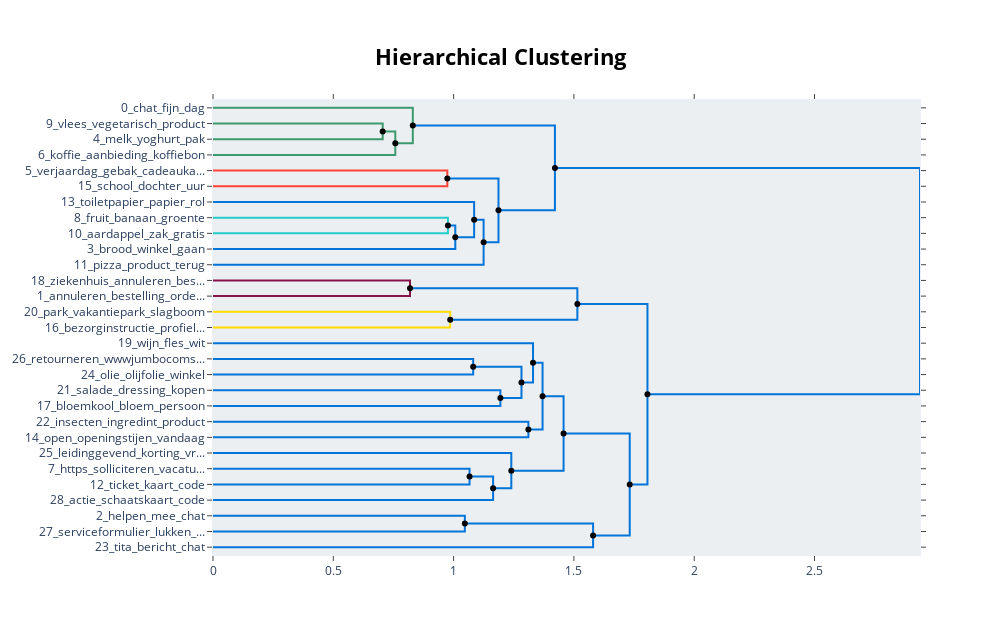

The cell this chart's notebook holds for it:
### Code cell
topic_model.visualize_hierarchy(hierarchical_topics=hierarchical_topics, top_n_topics=30)

### Figure 1 — Plotly figure (JSON) as saved in the notebook; plotly's stock layout.template omitted (floating-point values rounded to 4 significant figures)
{"data": [{"hoverinfo": "text", "marker": {"color": "rgb(61,153,112)"}, "mode": "lines", "text": ["salade_dressing_kopen_winkel_terug", "", "", "bloemkool_bloem_persoon_klein_bos"], "type": "scatter", "x": [0, 0.7053, 0.7053, 0], "xaxis": "x", "y": [-15, -15, -25, -25], "yaxis": "y"}, {"hoverinfo": "text", "marker": {"color": "rgb(61,153,112)"}, "mode": "lines", "text": ["melk_yoghurt_pak_product_chocolade", "", "", "chat_fijn_dag_bestelling_punt"], "type": "scatter", "x": [0.7053, 0.7577, 0.7577, 0], "xaxis": "x", "y": [-20, -20, -35, -35], "yaxis": "y"}, {"hoverinfo": "text", "marker": {"color": "rgb(61,153,112)"}, "mode": "lines", "text": ["chat_fijn_bestelling_dag_graag", "", "", "vlees_vegetarisch_product_vegan_winkel"], "type": "scatter", "x": [0, 0.8304, 0.8304, 0.7577], "xaxis": "x", "y": [-5, -5, -27.5, -27.5], "yaxis": "y"}, {"hoverinfo": "text", "marker": {"color": "rgb(255,65,54)"}, "mode": "lines", "text": ["koffie_aanbieding_koffiebon_koffiebonen_bestellen", "", "", "chat_fijn_dag_bestelling_graag"], "type": "scatter", "x": [0, 0.9739, 0.9739, 0], "xaxis": "x", "y": [-45, -45, -55, -55], "yaxis": "y"}, {"hoverinfo": "text", "marker": {"color": "rgb(35,205,205)"}, "mode": "lines", "text": ["aardappel_zak_gratis_product_bestellen", "", "", "chat_fijn_dag_bestelling_graag"], "type": "scatter", "x": [0, 0.9763, 0.9763, 0], "xaxis": "x", "y": [-75, -75, -85, -85], "yaxis": "y"}, {"hoverinfo": "text", "marker": {"color": "rgb(0,116,217)"}, "mode": "lines", "text": ["aardappel_zak_gratis_product_bestellen", "", "", "brood_winkel_gaan_kopen_product"], "type": "scatter", "x": [0.9763, 1.007, 1.007, 0], "xaxis": "x", "y": [-80, -80, -95, -95], "yaxis": "y"}, {"hoverinfo": "text", "marker": {"color": "rgb(0,116,217)"}, "mode": "lines", "text": ["fruit_banaan_groente_paprika_groen", "", "", "brood_winkel_gaan_kopen_product"], "type": "scatter", "x": [0, 1.085, 1.085, 1.007], "xaxis": "x", "y": [-65, -65, -87.5, -87.5], "yaxis": "y"}, {"hoverinfo": "text", "marker": {"color": "rgb(0,116,217)"}, "mode": "lines", "text": ["school_dochter_uur_kind_komen", "", "", "verjaardag_gebak_cadeaukaart_korting_jarig"], "type": "scatter", "x": [1.085, 1.125, 1.125, 0], "xaxis": "x", "y": [-76.25, -76.25, -105, -105], "yaxis": "y"}, {"hoverinfo": "text", "marker": {"color": "rgb(0,116,217)"}, "mode": "lines", "text": ["school_dochter_uur_kind_komen", "", "", "verjaardag_gebak_cadeaukaart_korting_jarig"], "type": "scatter", "x": [0.9739, 1.186, 1.186, 1.125], "xaxis": "x", "y": [-50, -50, -90.62, -90.62], "yaxis": "y"}, {"hoverinfo": "text", "marker": {"color": "rgb(0,116,217)"}, "mode": "lines", "text": ["toiletpapier_papier_rol_rollen_wc", "", "", "chat_fijn_dag_bestelling_graag"], "type": "scatter", "x": [0.8304, 1.421, 1.421, 1.186], "xaxis": "x", "y": [-16.25, -16.25, -70.31, -70.31], "yaxis": "y"}, {"hoverinfo": "text", "marker": {"color": "rgb(133,20,75)"}, "mode": "lines", "text": ["toiletpapier_papier_rol_rollen_wc", "", "", "pizza_product_terug_winkel_fijn"], "type": "scatter", "x": [0, 0.8187, 0.8187, 0], "xaxis": "x", "y": [-115, -115, -125, -125], "yaxis": "y"}, {"hoverinfo": "text", "marker": {"color": "rgb(255,220,0)"}, "mode": "lines", "text": ["toiletpapier_papier_rol_rollen_wc", "", "", "pizza_product_terug_winkel_fijn"], "type": "scatter", "x": [0, 0.9858, 0.9858, 0], "xaxis": "x", "y": [-135, -135, -145, -145], "yaxis": "y"}, {"hoverinfo": "text", "marker": {"color": "rgb(0,116,217)"}, "mode": "lines", "text": ["bezorginstructie_profiel_contactgegeven_bezorger_adres", "", "", "park_vakantiepark_slagboom_huis_bezorger"], "type": "scatter", "x": [0.8187, 1.514, 1.514, 0.9858], "xaxis": "x", "y": [-120, -120, -140, -140], "yaxis": "y"}, {"hoverinfo": "text", "marker": {"color": "rgb(0,116,217)"}, "mode": "lines", "text": ["annuleren_bestelling_order_number_morgen_chat", "", "", "ziekenhuis_annuleren_bestelling_beterschap_thuis"], "type": "scatter", "x": [0, 1.081, 1.081, 0], "xaxis": "x", "y": [-165, -165, -175, -175], "yaxis": "y"}, {"hoverinfo": "text", "marker": {"color": "rgb(0,116,217)"}, "mode": "lines", "text": ["annuleren_bestelling_order_number_morgen_chat", "", "", "annuleren_bestelling_order_number_morgen_chat"], "type": "scatter", "x": [0, 1.194, 1.194, 0], "xaxis": "x", "y": [-185, -185, -195, -195], "yaxis": "y"}, {"hoverinfo": "text", "marker": {"color": "rgb(0,116,217)"}, "mode": "lines", "text": ["olie_olijfolie_winkel_retourneren_dag", "", "", "retourneren_wwwjumbocomserviceherroepingsrechten_herroepingsrecht_herroepingsformulier_product"], "type": "scatter", "x": [1.081, 1.282, 1.282, 1.194], "xaxis": "x", "y": [-170, -170, -190, -190], "yaxis": "y"}, {"hoverinfo": "text", "marker": {"color": "rgb(0,116,217)"}, "mode": "lines", "text": ["olie_olijfolie_winkel_retourneren_dag", "", "", "wijn_fles_wit_rood_doos"], "type": "scatter", "x": [0, 1.33, 1.33, 1.282], "xaxis": "x", "y": [-155, -155, -180, -180], "yaxis": "y"}, {"hoverinfo": "text", "marker": {"color": "rgb(0,116,217)"}, "mode": "lines", "text": ["insecten_ingredint_product_verwerken_allergie", "", "", "wijn_fles_wit_rood_doos"], "type": "scatter", "x": [0, 1.311, 1.311, 0], "xaxis": "x", "y": [-205, -205, -215, -215], "yaxis": "y"}, {"hoverinfo": "text", "marker": {"color": "rgb(0,116,217)"}, "mode": "lines", "text": ["leidinggevend_korting_vraag_teamleider_werken", "", "", "https_solliciteren_vacatures_nljobsjumbocomnlvacatures_country"], "type": "scatter", "x": [1.33, 1.37, 1.37, 1.311], "xaxis": "x", "y": [-167.5, -167.5, -210, -210], "yaxis": "y"}, {"hoverinfo": "text", "marker": {"color": "rgb(0,116,217)"}, "mode": "lines", "text": ["ticket_kaart_code_wedstrijd_kassaticket", "", "", "actie_schaatskaart_code_gratis_unox"], "type": "scatter", "x": [0, 1.066, 1.066, 0], "xaxis": "x", "y": [-235, -235, -245, -245], "yaxis": "y"}, {"hoverinfo": "text", "marker": {"color": "rgb(0,116,217)"}, "mode": "lines", "text": ["ticket_kaart_code_wedstrijd_kassaticket", "", "", "actie_schaatskaart_code_gratis_unox"], "type": "scatter", "x": [1.066, 1.164, 1.164, 0], "xaxis": "x", "y": [-240, -240, -255, -255], "yaxis": "y"}, {"hoverinfo": "text", "marker": {"color": "rgb(0,116,217)"}, "mode": "lines", "text": ["open_openingstijen_vandaag_filiaal_sluiten", "", "", "actie_schaatskaart_code_gratis_unox"], "type": "scatter", "x": [0, 1.24, 1.24, 1.164], "xaxis": "x", "y": [-225, -225, -247.5, -247.5], "yaxis": "y"}, {"hoverinfo": "text", "marker": {"color": "rgb(0,116,217)"}, "mode": "lines", "text": ["open_openingstijen_vandaag_filiaal_sluiten", "", "", "actie_schaatskaart_code_gratis_unox"], "type": "scatter", "x": [1.37, 1.457, 1.457, 1.24], "xaxis": "x", "y": [-188.8, -188.8, -236.2, -236.2], "yaxis": "y"}, {"hoverinfo": "text", "marker": {"color": "rgb(0,116,217)"}, "mode": "lines", "text": ["serviceformulier_lukken_helpen_mee_formulier", "", "", "helpen_mee_chat_sponsoring_sponsoren"], "type": "scatter", "x": [0, 1.047, 1.047, 0], "xaxis": "x", "y": [-265, -265, -275, -275], "yaxis": "y"}, {"hoverinfo": "text", "marker": {"color": "rgb(0,116,217)"}, "mode": "lines", "text": ["serviceformulier_lukken_helpen_mee_formulier", "", "", "tita_bericht_chat_tieta_good"], "type": "scatter", "x": [1.047, 1.58, 1.58, 0], "xaxis": "x", "y": [-270, -270, -285, -285], "yaxis": "y"}, {"hoverinfo": "text", "marker": {"color": "rgb(0,116,217)"}, "mode": "lines", "text": ["serviceformulier_lukken_helpen_mee_formulier", "", "", "tita_bericht_chat_tieta_good"], "type": "scatter", "x": [1.457, 1.732, 1.732, 1.58], "xaxis": "x", "y": [-212.5, -212.5, -277.5, -277.5], "yaxis": "y"}, {"hoverinfo": "text", "marker": {"color": "rgb(0,116,217)"}, "mode": "lines", "text": ["serviceformulier_lukken_helpen_mee_formulier", "", "", "tita_bericht_chat_tieta_good"], "type": "scatter", "x": [1.514, 1.806, 1.806, 1.732], "xaxis": "x", "y": [-130, -130, -245, -245], "yaxis": "y"}, {"hoverinfo": "text", "marker": {"color": "rgb(0,116,217)"}, "mode": "lines", "text": ["serviceformulier_lukken_helpen_mee_formulier", "", "", "tita_bericht_chat_tieta_good"], "type": "scatter", "x": [1.421, 2.938, 2.938, 1.806], "xaxis": "x", "y": [-43.28, -43.28, -187.5, -187.5], "yaxis": "y"}, {"hoverinfo": "text", "hovertext": ["melk_yoghurt_pak_product_chocolade", "aardappel_zak_gratis_product_bestellen", "school_dochter_uur_kind_komen", "school_dochter_uur_kind_komen", "toiletpapier_papier_rol_rollen_wc", "bezorginstructie_profiel_contactgegeven_bezorger_adres", "olie_olijfolie_winkel_retourneren_dag", "leidinggevend_korting_vraag_teamleider_werken", "ticket_kaart_code_wedstrijd_kassaticket", "open_openingstijen_vandaag_filiaal_sluiten", "serviceformulier_lukken_helpen_mee_formulier", "serviceformulier_lukken_helpen_mee_formulier", "serviceformulier_lukken_helpen_mee_formulier", "serviceformulier_lukken_helpen_mee_formulier"], "marker": {"color": "black"}, "mode": "markers", "showlegend": false, "type": "scatter", "x": [0.7053, 0.9763, 1.085, 0.9739, 0.8304, 0.8187, 1.081, 1.33, 1.066, 1.37, 1.047, 1.457, 1.514, 1.421], "y": [-20, -80, -76.25, -50, -16.25, -120, -170, -167.5, -240, -188.8, -270, -212.5, -130, -43.28]}, {"hoverinfo": "text", "hovertext": ["vlees_vegetarisch_product_vegan_winkel", "brood_winkel_gaan_kopen_product", "verjaardag_gebak_cadeaukaart_korting_jarig", "chat_fijn_dag_bestelling_graag", "park_vakantiepark_slagboom_huis_bezorger", "retourneren_wwwjumbocomserviceherroepingsrechten_herroepingsrecht_herroepingsformulier_product", "wijn_fles_wit_rood_doos", "https_solliciteren_vacatures_nljobsjumbocomnlvacatures_country", "actie_schaatskaart_code_gratis_unox", "actie_schaatskaart_code_gratis_unox", "tita_bericht_chat_tieta_good", "tita_bericht_chat_tieta_good", "tita_bericht_chat_tieta_good"], "marker": {"color": "black"}, "mode": "markers", "showlegend": false, "type": "scatter", "x": [0.7577, 1.007, 1.125, 1.186, 0.9858, 1.194, 1.282, 1.311, 1.164, 1.24, 1.58, 1.732, 1.806], "y": [-27.5, -87.5, -90.62, -70.31, -140, -190, -180, -210, -247.5, -236.2, -277.5, -245, -187.5]}], "layout": {"autosize": false, "height": 635, "hoverlabel": {"bgcolor": "white", "font": {"family": "Rockwell", "size": 16}}, "hovermode": "closest", "plot_bgcolor": "#ECEFF1", "showlegend": false, "title": {"font": {"color": "Black", "size": 22}, "text": "<b>Hierarchical Clustering</b>", "x": 0.5, "xanchor": "center", "yanchor": "top"}, "width": 1000, "xaxis": {"mirror": "allticks", "rangemode": "tozero", "showgrid": false, "showline": true, "showticklabels": true, "ticks": "outside", "type": "linear", "zeroline": false}, "yaxis": {"mirror": "allticks", "range": [-290, 0], "rangemode": "tozero", "showgrid": false, "showline": true, "showticklabels": true, "tickmode": "array", "ticks": "outside", "ticktext": ["0_chat_fijn_dag", "9_vlees_vegetarisch_product", "4_melk_yoghurt_pak", "6_koffie_aanbieding_koffiebon", "5_verjaardag_gebak_cadeauka...", "15_school_dochter_uur", "13_toiletpapier_papier_rol", "8_fruit_banaan_groente", "10_aardappel_zak_gratis", "3_brood_winkel_gaan", "11_pizza_product_terug", "18_ziekenhuis_annuleren_bes...", "1_annuleren_bestelling_orde...", "20_park_vakantiepark_slagboom", "16_bezorginstructie_profiel...", "19_wijn_fles_wit", "26_retourneren_wwwjumbocoms...", "24_olie_olijfolie_winkel", "21_salade_dressing_kopen", "17_bloemkool_bloem_persoon", "22_insecten_ingredint_product", "14_open_openingstijen_vandaag", "25_leidinggevend_korting_vr...", "7_https_solliciteren_vacatu...", "12_ticket_kaart_code", "28_actie_schaatskaart_code", "2_helpen_mee_chat", "27_serviceformulier_lukken_...", "23_tita_bericht_chat"], "tickvals": [-5, -15, -25, -35, -45, -55, -65, -75, -85, -95, -105, -115, -125, -135, -145, -155, -165, -175, -185, -195, -205, -215, -225, -235, -245, -255, -265, -275, -285], "type": "linear", "zeroline": false}}}
